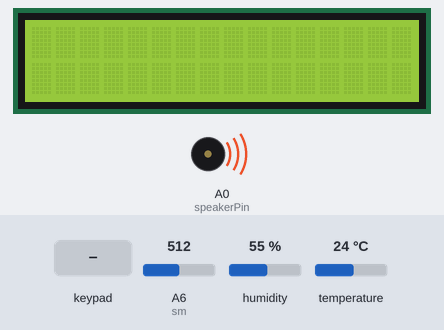
Bench run of a sketch on a simulated Arduino Nano, built with avr-gcc and run on an emulated ATmega328P. On the bench: 16×2 character LCD, buzzer (waves = sounding). The test bench sets the inputs (shaded band); at power-on: humidity 55 %, A6 (sm) = 512, temperature 24 °C. The local clock reads 2024-03-15 10:24:30 at power-on unless the sketch sets it.

Above: at 1.2 s.
1.3 s: humidity set to 58 %
At 5.9 s:
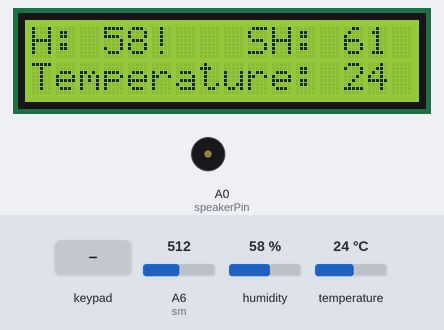
6.6 s: humidity set to 61 %
At 7.8 s:
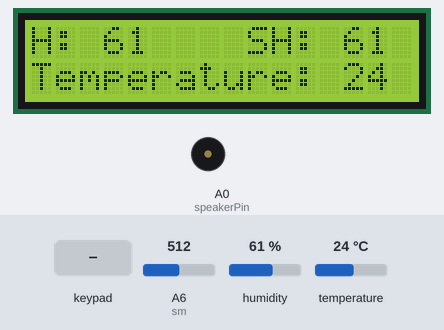
8.6 s: A6 (sm) set to 673
At 9.7 s:
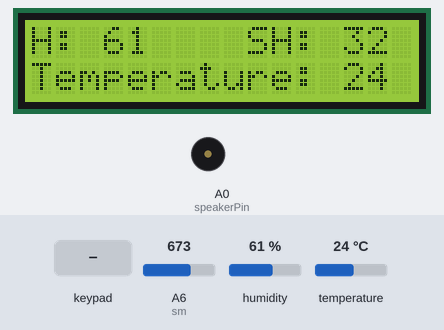
10.7 s: A6 (sm) set to 701
At 11.6 s:
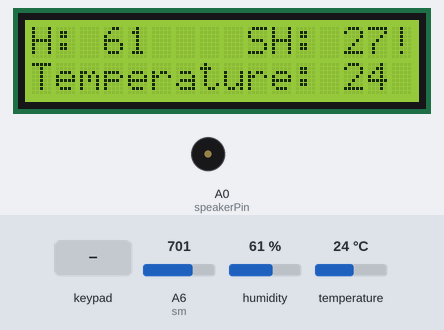
12.7 s: key 'A' pressed
At 13.9 s:
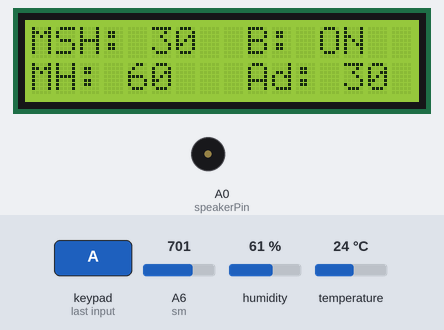
19.4 s: key 'B' pressed
At 21.8 s:
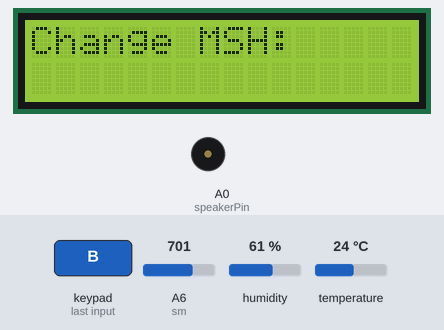
Timing chart, 0 to 23.3 s (numbered marks = the images above; inputs shaded):
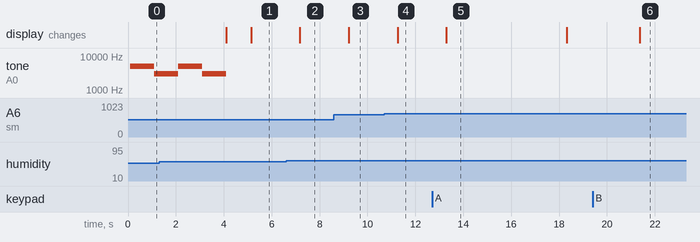

Measured:
- the behaviour switches between 59 and 60 % on humidity (found by bisection; images 1 and 2)
- the behaviour switches between 685 and 686 on A6 (sm) (found by bisection; images 3 and 4)
- after the input at 1.3 s, the display: first differs from a run without the input after 3.8 s (image 1)
- after the input at 6.6 s, the display: changes after 0.58 s (image 2)
- after the input at 8.6 s, the display: changes after 0.62 s (image 3)
- after the input at 10.7 s, the display: changes after 0.57 s (image 4)
- after the input at 12.7 s, the display: changes after 0.59 s (image 5)
- after the input at 19.4 s, the display: changes after 2.0 s (image 6)

The sketch:

plant_system.ino
```cpp
#include <DHT.h>
#include <LiquidCrystal.h>
#include <DS3231.h>
#include <Keypad.h>

const byte ROWS = 4;
const byte COLS = 4;

char hexaKeys[ROWS][COLS] = {
  {'1', '2', '3', 'A'},
  {'4', '5', '6', 'B'},
  {'7', '8', '9', 'C'},
  {'*', '0', '#', 'D'}
};

byte rowPins[ROWS] = {9, 10, 11, 12};
byte colPins[COLS] = {2, A1, A2, A3};

Keypad customKeypad = Keypad(makeKeymap(hexaKeys), rowPins, colPins, ROWS, COLS);


byte d = 8;
byte speakerPin = A0;
byte sm = A6;
int soilMoisture = 0;
byte soilMPercent = 0;
byte h = 0;
byte t = 0;
byte minSH = 30;
byte minH = 60;
byte ad = 30;
//byte min1 = 100;
//byte secnd2 = 0;

String string1 = "Change MSH: "; // Min Soil Humidity
String string2 = "Change MH: "; // Min Humidity
String string3 = "Change AD: "; // Alarm delay
String numb = "";
String buzzer = "ON";
bool shbool = false;
bool hbool = false;


// LCD
LiquidCrystal lcd(7, 6, 5, 4, 3, 13); // rs, e, d4, d5, d6, d7

// Humidity/temperature sensor
DHT dht(d, DHT11);

DS3231  rtc(SDA, SCL);

// Init a Time-data structure
Time  tim;

void setup() {
  Serial.begin(9600);
  rtc.begin();
  lcd.begin(16, 2);
  dht.begin();
  rtc.setDate(1, 1, 1900);
  rtc.setTime(0, 0, 0);
}

void loop() {

  tim = rtc.getTime();

  char customKey = customKeypad.getKey();

  if (customKey) {

    if (customKey == 'A') {
      //    LCD settings
      lcd.clear();
      lcd.setCursor(0, 0); // column, row
      lcd.print("MSH: ");
      lcd.print(minSH);


      lcd.setCursor(9, 0);
      lcd.print("B: ");
      lcd.print(buzzer);


      lcd.setCursor(0, 1);
      lcd.print("MH: ");
      lcd.print(minH);


      lcd.setCursor(9, 1);
      lcd.print("Ad: ");
      lcd.print(ad);
      delay(5000);
      lcd.clear();
    }

    if (customKey == 'B') {
      change(numb, string1);
      while (true) {
        char customKey = customKeypad.getKey();
        if (customKey) {

          if (customKey == '*') {
            lcd.clear();
            break;
          }

          for (int i = 48; i < 58; i++) { //ASCII table
            if ((int)customKey == i) {
              if (numb.length() < 2) {
                numb += customKey;
              }
              change(numb, string1);

            }
          }

          if (customKey == '#') {
            numb = "";
            change(numb, string1);
          }

          if (customKey == 'D') {
            if (numb.length() != 0) {
              minSH = numb.toInt();
            }
            numb = "";
            lcd.clear();
            break;
          }

        }
      }


    }

    if (customKey == 'C') {
      change(numb, string2);
      while (true) {
        char customKey = customKeypad.getKey();
        if (customKey) {

          if (customKey == '*') {
            lcd.clear();
            break;
          }

          for (int i = 48; i < 58; i++) { //ASCII table
            if ((int)customKey == i) {
              if (numb.length() < 2) {
                numb += customKey;
              }
              change(numb, string2);

            }
          }

          if (customKey == '#') {
            numb = "";
            change(numb, string2);
          }

          if (customKey == 'D') {
            if (numb.length() != 0) {
              minH = numb.toInt();
            }
            numb = "";
            lcd.clear();
            break;
          }

        }
      }


    }

    if (customKey == 'D') {
      if (buzzer == "OFF") {
        buzzer = "ON";
      }
      else {
        buzzer = "OFF";
      }
      change(buzzer, "Buzzer: ");
      delay(2000);
    }


    if (customKey == '*') {
      change(numb, string3);
      while (true) {
        char customKey = customKeypad.getKey();
        if (customKey) {

          if (customKey == '*') {
            lcd.clear();
            break;
          }

          for (int i = 48; i < 58; i++) { //ASCII table
            if ((int)customKey == i) {
              if (numb.length() < 2) {
                numb += customKey;
              }
              change(numb, string3);

            }
          }

          if (customKey == '#') {
            numb = "";
            change(numb, string3);
          }

          if (customKey == 'D') {
            if (numb.length() != 0) {
              ad = numb.toInt();
            }
            numb = "";
            lcd.clear();
            break;
          }

        }
      }

    }
  }


  //  Soil humidity
  soilMoisture = analogRead(sm);
  soilMPercent = map(soilMoisture, 850, 300, 0, 100);

  if (soilMPercent <= 0) {
    soilMPercent = 0;
  }
  else if (soilMPercent >= 100) {
    soilMPercent = 100;
  }

  // Outside moisture
  h = dht.readHumidity();

  //  Temperature
  t = dht.readTemperature();

  if (buzzer == "ON") {
    if (soilMPercent < minSH) {

      if (tim.min % ad == 0 && tim.sec == 0) {
        buz(speakerPin);
      }

      shbool = true;
    }
    else {
      shbool = false;
    }

    if (h < minH) {

      if (tim.min % ad == 0 && tim.sec == 0) {
        buz(speakerPin);
      }

      hbool = true;
    }
    else {
      hbool = false;
    }
  }

  //    LCD settings
  lcd.clear();
  lcd.setCursor(0, 0);
  lcd.print("H: ");
  lcd.print(h);
  if (hbool) {
    lcd.print("!");
  }

  lcd.setCursor(9, 0);
  lcd.print("SH: ");
  lcd.print(soilMPercent);
  if (shbool) {
    lcd.print("!");
  }
  lcd.setCursor(0, 1);
  lcd.print("Temperature: ");
  lcd.print(t);


  delay(1000);

}

void change(String num, String text) {
  lcd.clear();
  lcd.setCursor(0, 0);
  lcd.print(text);
  lcd.setCursor(0, 1);
  lcd.print(num);
}


void buz(byte s) {
  for (byte i = 0; i < 2; i++) {
    char customKey = customKeypad.getKey();
    if (customKey) {
      break;
    }
    tone(s, 5000);
    delay(1000);
    tone(s, 3000);
    delay(1000);

    noTone(s);
  }
  //  // Whoop down
  //  tone(s, 5000);
  //  delay(1000);
  //
  //  noTone(s);

}
```
